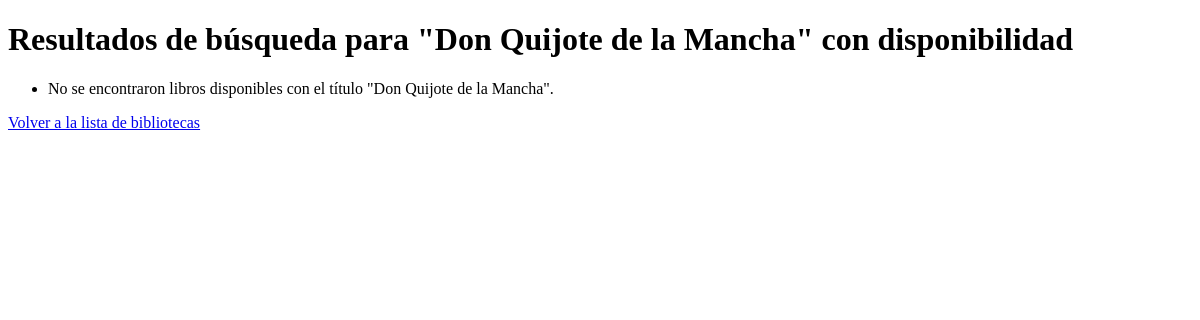
Before: /libros/titulo/Don Quijote de la Mancha/disponibilidad/ with the older database file.
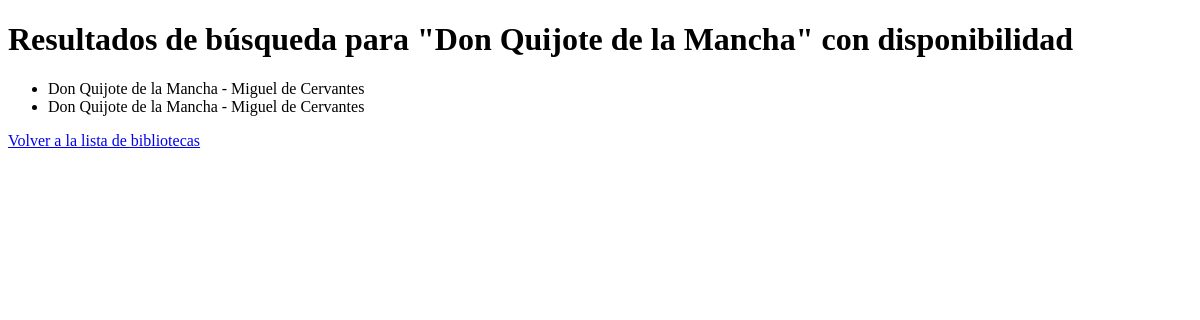
After: the same page with the newer database file.
### TrabajoFinal/models.py (models this page shows)
class Libro(models.Model):
    titulo = models.CharField(max_length=200)
    autor = models.CharField(max_length=200)
    sinopsis = models.TextField()
    ano_publicacion = models.DateField()
    editorial = models.CharField(max_length=200)
    isbn = models.CharField(max_length=200)
    numero_de_ejemplares = models.IntegerField()
    biblioteca = models.ForeignKey(Biblioteca, on_delete=models.CASCADE)

### TrabajoFinal/views.py (the view)
# urls.py: path('libros/titulo/<str:titulo>/disponibilidad/', views.buscar_libro_por_titulo_y_disponibilidad, name='buscar_libro_por_titulo_y_disponibilidad'),
def buscar_libro_por_titulo_y_disponibilidad(request, titulo):
    libros = Libro.objects.filter(titulo=titulo, numero_de_ejemplares__gt=0)
    return render(request, 'buscar_libro_por_titulo_y_disponibilidad.html', {'libros': libros, 'titulo':titulo})

### TrabajoFinal/templates/buscar_libro_por_titulo_y_disponibilidad.html (shortened to what this page needs)
<!DOCTYPE html>
<html>
<head>
</head>
<body>
    <h1>Resultados de búsqueda para "{{ titulo }}" con disponibilidad</h1>
    <ul>
        {% for libro in libros %}
            <li>{{ libro.titulo }} - {{ libro.autor }}</li>
        {% empty %}
            <li>No se encontraron libros disponibles con el título "{{ titulo }}".</li>
        {% endfor %}
    </ul>
    <a href="{% url 'listar_bibliotecas' %}">Volver a la lista de bibliotecas</a>
</body>
</html>

Changed rows visible on the page:
added Libro: titulo "Don Quijote de la Mancha", autor "Miguel de Cervantes"
added Libro: titulo "Don Quijote de la Mancha", autor "Miguel de Cervantes"
Other visible differences:
{{ titulo }}: "Don Quijote de la Mancha" → (not shown)
text no longer shown: "No se encontraron libros disponibles con el título \" \"."
